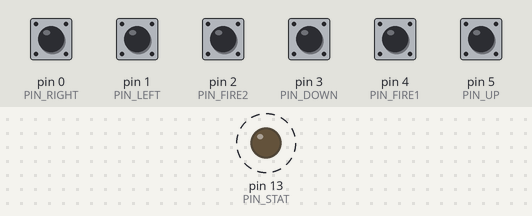
The sketch below on a simulated Teensy 4. On the bench: output pins drawn as LEDs (lit = HIGH). Dashed ring = blinking. The test bench sets the inputs (shaded band); at power-on: pin 0 (PIN_RIGHT), pin 1 (PIN_LEFT), pin 2 (PIN_FIRE2), pin 3 (PIN_DOWN), pin 4 (PIN_FIRE1), pin 5 (PIN_UP) HIGH. What the sketch prints to the serial monitor is not drawn.

Above: at 0.2 s.
Timing chart, 0 to 3.0 s (numbered marks = the images above):
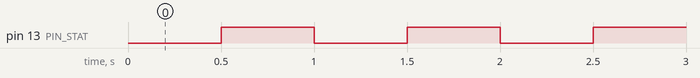

Measured:
- by itself, pin 13 (PIN_STAT): alternates HIGH for 0.50 s and LOW for 0.50 s

The sketch:

quickShotUSB.ino
```cpp
//QuickShot QS-1130F
//MSX mode (2 button)
//pins used 0-5 (pull-up mode)
//inputs are low active
//0: up (J1)
//1: down (J2)
//2: left (J3)
//3: right (J4)
//4: button1 (J6)
//5: button2 (J7)
//J8: Common (GND)
//J5: +5V (from board's Vin)
//J9: GND (from boards GND)

//DB-9 MSX MODE PINOUT
// UP  DN   LE  RH  5V
//   F1  F2   CM  0V

#define PIN_UP    /*0*/ 5
#define PIN_DOWN  /*1*/ 3
#define PIN_LEFT  /*2*/ 1
#define PIN_RIGHT /*3*/ 0
#define PIN_FIRE1 /*4*/ 4
#define PIN_FIRE2 /*5*/ 2
#define PIN_STAT  13

#define HZ_50 20000

#define USB_MANUAL_SEND
#define STATUS_BLINK
#define PRINT_DATA

//joystick status
int jB1 = 0;
int jB2 = 0;
int jHat = -1;
int jX = 1;
int jY = 1;

#ifdef DEBUG
int jUp = 1;
int jDown = 1;
int jLeft = 1;
int jRight = 1;
int jDpad;
#endif

#ifdef STATUS_BLINK
bool ledPin = false;
int ledCount = 0;
#endif

//dpad 0 is up
int jHatLookup[3][3] = {{315,   0,  45},
                        {270,  -1,  90},
                        {225, 180, 135}};

IntervalTimer myTimer;

void handleJoystick()
{
  //read pins
  jY = digitalRead(PIN_UP);//if up jY=0, not jY=1
  if(jY == 1)
    jY = 2 - digitalRead(PIN_DOWN);//if down jY=2, not jY=1
  jX = digitalRead(PIN_LEFT);//if left jX=0, not jX=1
  if(jX == 1)
    jX = 2 - digitalRead(PIN_RIGHT);//if right jX=2, not jX=1
  jHat = jHatLookup [jY][jX];

#ifdef DEBUG
  jUp = digitalRead(PIN_UP);
  jDown = digitalRead(PIN_DOWN);
  jLeft = digitalRead(PIN_LEFT);
  jRight = digitalRead(PIN_RIGHT);
  jDpad = jUp + (jDown << 1) + (jLeft << 2) + (jRight << 3);
  Serial.println(jDpad);
#endif

  jB1 = 1 - digitalRead(PIN_FIRE1);
  jB2 = 1 - digitalRead(PIN_FIRE2);

  //usb josytick data
  Joystick.button(1, jB1);
  Joystick.button(2, jB2);
  Joystick.hat(jHat);
#ifdef USB_MANUAL_SEND
  Joystick.send_now();
#endif

#ifdef PRINT_DATA
  Serial.print(jHat);
  Serial.print(":");
  Serial.print(jB1);
  Serial.print(",");
  Serial.println(jB2);
#endif

#ifdef STATUS_BLINK
  ledCount++;
  if(ledCount == 25)
  {
    ledCount = 0;
    if(ledPin=!ledPin)
      digitalWrite(PIN_STAT, HIGH);
    else
      digitalWrite(PIN_STAT, LOW);
  }
}
#endif

void setup()
{
  //setup pins
  pinMode(PIN_UP,    INPUT_PULLUP);//up
  pinMode(PIN_DOWN,  INPUT_PULLUP);//down
  pinMode(PIN_LEFT,  INPUT_PULLUP);//left
  pinMode(PIN_RIGHT, INPUT_PULLUP);//right
  pinMode(PIN_FIRE1, INPUT_PULLUP);//button1
  pinMode(PIN_FIRE2, INPUT_PULLUP);//button2

#ifdef STATUS_BLINK
  pinMode(PIN_STAT, OUTPUT);
#endif

#ifdef PRINT_DATA
  Serial.begin(9600);
 #endif

  //joystcik manual send mode
#ifdef USB_MANUAL_SEND
  Joystick.useManualSend(true);
#endif

  //setup timer
  myTimer.begin(handleJoystick, HZ_50);//50Hz refresh rate
}

void loop()
{
  // put your main code here, to run repeatedly:
}
```
